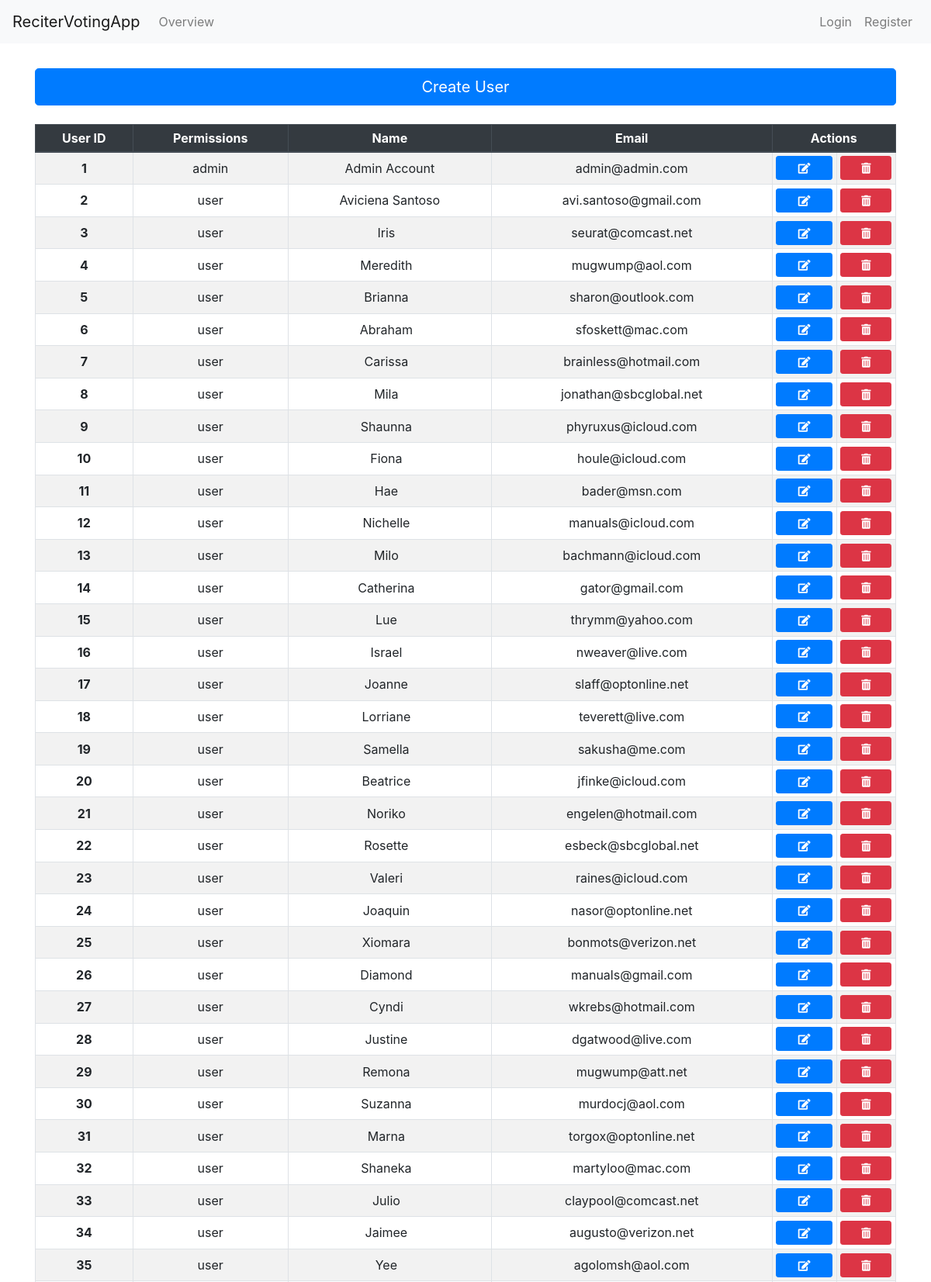
Screenshot of /userslist (upper part) with the database file from the repository.
### app/models.py (models this page shows, shortened)
class User(db.Model, UserMixin):
    id = db.Column(db.Integer, primary_key=True)
    permissions = db.Column(db.String(32), index=True)
    name = db.Column(db.String(32), index=True)
    email = db.Column(db.String(64), index=True, unique=True)
    password = db.Column(db.String(128))

### app/routes.py (the view)
@app.route('/userslist')
def usersList():
  users = User.query.all()
  return render_template('usersList.html', users=users)

### app/templates/usersList.html (shortened to what this page needs)
<!DOCTYPE html> {% extends "base.html" %} {% block content %}
<button type="button" class="btn btn-primary btn-block btn-lg" data-toggle="modal" data-target="#createModal">Create User</button>
<br />
<table class="table table-striped table-bordered table-hover table-sm text-center ">
    <thead class="thead-dark">
        <tr>
            <th scope="col">User ID</th>
            <th scope="col">Permissions</th>
            <th scope="col">Name</th>
            <th scope="col">Email</th>
            <th scope="col" colspan="2">Actions</th>
        </tr>
    </thead>
    <tbody>
        {% for user in users %}
        <tr>
            <th scope="row" class="align-middle">{{ user.id }}</th>
            <td class="align-middle">{{ user.permissions }}</td>
            <td class="align-middle">{{ user.name }}</td>
            <td class="align-middle">{{ user.email }}</td>
            <td class="align-middle">
                <button type="button" class="btn btn-primary btn-block btn-sm" data-toggle="modal" data-target="#updateModal{{ user.id }}"><i class="fas fa-edit"></i></button>
            </td>
            <td class="align-middle">
                <button type="button" class="btn btn-danger btn-block btn-sm" data-toggle="modal" data-target="#deleteModal{{ user.id }}"><i class="fas fa-trash-alt"></i></button>
            </td>
        </tr>
        {% endfor %}
    </tbody>
</table>
{% endblock %}

### app/templates/base.html (shortened to what this page needs)
<!DOCTYPE html>
<html>
    <head>
        <link rel="stylesheet" href="https://stackpath.bootstrapcdn.com/bootstrap/4.3.1/css/bootstrap.min.css" />
        <link rel="stylesheet" href="https://use.fontawesome.com/releases/v5.8.2/css/all.css">
        <link rel="stylesheet" href="/static/styles.css" type="text/css" />
    </head>
    <body>
        {% include "navbar.html" %}
        <div class="container">
        <br />
            <div class="py-2">
            {% block content %}{% endblock %}
            </div>
        <br />
        </div>
    </body>
</html>

### app/templates/navbar.html (shortened to what this page needs)
<nav class="navbar navbar-expand-lg navbar-light bg-light">
  <a class="navbar-brand" href="#">ReciterVotingApp</a>
  <div class="collapse navbar-collapse" id="navbarSupportedContent">
    <ul class="navbar-nav mr-auto">
    <li class="nav-item">
        <a class="nav-link" href="{{ url_for('overview') }}">Overview</a>
      </li>
    </ul>
    <ul class="navbar-nav">
        {% if not current_user.is_authenticated %}
        <li class="nav-item">
            <a class="nav-link" href="#" data-toggle="modal" data-target="#loginModal">Login</a>
        </li>
        <li class="nav-item">
            <a class="nav-link" href="#" data-toggle="modal" data-target="#registerModal">Register</a>
        </li>
        {% endif %}
    </ul>
  </div>
</nav>

### rows the page displays
User: id "1", permissions "admin", name "Admin Account", email "admin@admin.com"
User: id "2", permissions "user", name "Aviciena Santoso", email "avi.santoso@gmail.com"
User: id "3", permissions "user", name "Iris", email "seurat@comcast.net"
User: id "4", permissions "user", name "Meredith", email "mugwump@aol.com"
User: id "5", permissions "user", name "Brianna", email "sharon@outlook.com"
User: id "6", permissions "user", name "Abraham", email "sfoskett@mac.com"
User: id "7", permissions "user", name "Carissa", email "brainless@hotmail.com"
User: id "8", permissions "user", name "Mila", email "jonathan@sbcglobal.net"
User: id "9", permissions "user", name "Shaunna", email "phyruxus@icloud.com"
User: id "10", permissions "user", name "Fiona", email "houle@icloud.com"
User: id "11", permissions "user", name "Hae", email "bader@msn.com"
User: id "12", permissions "user", name "Nichelle", email "manuals@icloud.com"
User: id "13", permissions "user", name "Milo", email "bachmann@icloud.com"
User: id "14", permissions "user", name "Catherina", email "gator@gmail.com"
User: id "15", permissions "user", name "Lue", email "thrymm@yahoo.com"
User: id "16", permissions "user", name "Israel", email "nweaver@live.com"
User: id "17", permissions "user", name "Joanne", email "slaff@optonline.net"
User: id "18", permissions "user", name "Lorriane", email "teverett@live.com"
User: id "19", permissions "user", name "Samella", email "sakusha@me.com"
User: id "20", permissions "user", name "Beatrice", email "jfinke@icloud.com"
User: id "21", permissions "user", name "Noriko", email "engelen@hotmail.com"
User: id "22", permissions "user", name "Rosette", email "esbeck@sbcglobal.net"
User: id "23", permissions "user", name "Valeri", email "raines@icloud.com"
User: id "24", permissions "user", name "Joaquin", email "nasor@optonline.net"
User: id "25", permissions "user", name "Xiomara", email "bonmots@verizon.net"
User: id "26", permissions "user", name "Diamond", email "manuals@gmail.com"
User: id "27", permissions "user", name "Cyndi", email "wkrebs@hotmail.com"
User: id "28", permissions "user", name "Justine", email "dgatwood@live.com"
User: id "29", permissions "user", name "Remona", email "mugwump@att.net"
User: id "30", permissions "user", name "Suzanna", email "murdocj@aol.com"
User: id "31", permissions "user", name "Marna", email "torgox@optonline.net"
User: id "32", permissions "user", name "Shaneka", email "martyloo@mac.com"
User: id "33", permissions "user", name "Julio", email "claypool@comcast.net"
User: id "34", permissions "user", name "Jaimee", email "augusto@verizon.net"
User: id "35", permissions "user", name "Yee", email "agolomsh@aol.com"
